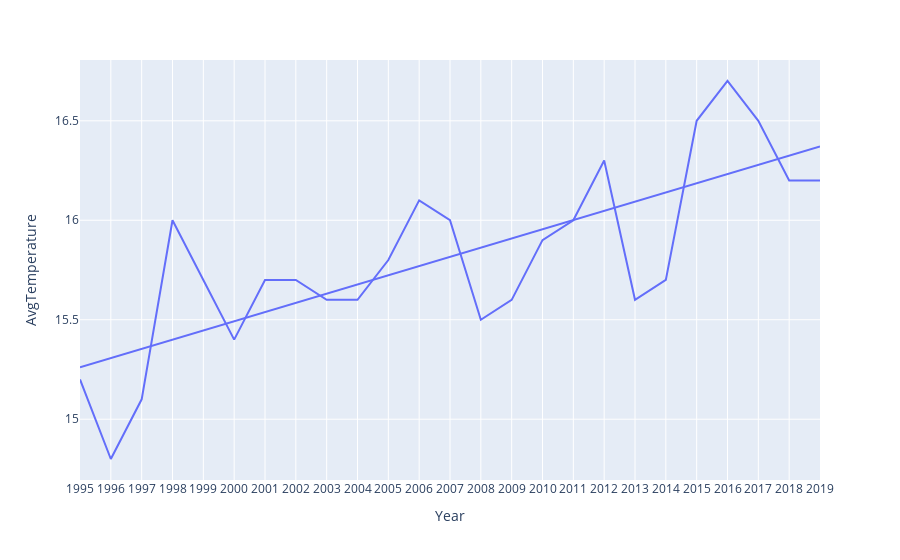

Notebook code for this chart:
### Markdown cell above
`Plotly 1ère méthode`

### Code cell
fig = px.scatter(data_agg, x='Year', y='AvgTemperature', trendline = 'ols')
fig.update_xaxes(tickmode = 'linear')
fig.update_traces(mode = 'lines')
fig.show()

### Figure 1 — Plotly figure (JSON) as saved in the notebook; plotly's stock layout.template omitted (floating-point values rounded to 4 significant figures)
{"data": [{"hovertemplate": "Year=%{x}<br>AvgTemperature=%{y}<extra></extra>", "legendgroup": "", "marker": {"color": "#636efa", "symbol": "circle"}, "mode": "lines", "name": "", "orientation": "v", "showlegend": false, "type": "scatter", "x": [1995, 1996, 1997, 1998, 1999, 2000, 2001, 2002, 2003, 2004, 2005, 2006, 2007, 2008, 2009, 2010, 2011, 2012, 2013, 2014, 2015, 2016, 2017, 2018, 2019], "xaxis": "x", "y": [15.2, 14.8, 15.1, 16, 15.7, 15.4, 15.7, 15.7, 15.6, 15.6, 15.8, 16.1, 16, 15.5, 15.6, 15.9, 16, 16.3, 15.6, 15.7, 16.5, 16.7, 16.5, 16.2, 16.2], "yaxis": "y"}, {"hovertemplate": "<b>OLS trendline</b><br>AvgTemperature = 0.0462308 * Year + -76.9692<br>R<sup>2</sup>=0.570106<br><br>Year=%{x}<br>AvgTemperature=%{y} <b>(trend)</b><extra></extra>", "legendgroup": "", "marker": {"color": "#636efa", "symbol": "circle"}, "mode": "lines", "name": "", "showlegend": false, "type": "scatter", "x": [1995, 1996, 1997, 1998, 1999, 2000, 2001, 2002, 2003, 2004, 2005, 2006, 2007, 2008, 2009, 2010, 2011, 2012, 2013, 2014, 2015, 2016, 2017, 2018, 2019], "xaxis": "x", "y": [15.26, 15.31, 15.35, 15.4, 15.45, 15.49, 15.54, 15.58, 15.63, 15.68, 15.72, 15.77, 15.82, 15.86, 15.91, 15.95, 16.0, 16.05, 16.09, 16.14, 16.19, 16.23, 16.28, 16.32, 16.37], "yaxis": "y"}], "layout": {"legend": {"tracegroupgap": 0}, "margin": {"t": 60}, "xaxis": {"anchor": "y", "domain": [0, 1], "tickmode": "linear", "title": {"text": "Year"}}, "yaxis": {"anchor": "x", "domain": [0, 1], "title": {"text": "AvgTemperature"}}}}
